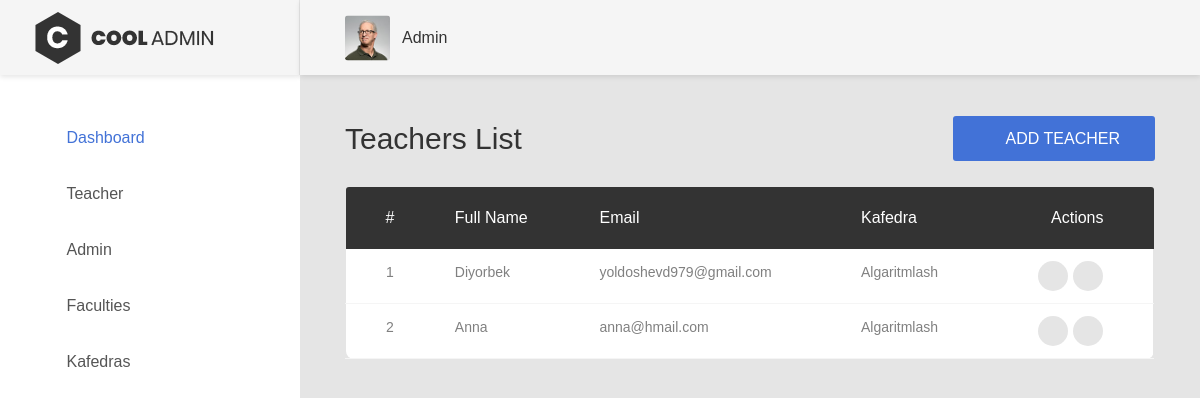
Page /dashboard/teacher/list/ (signed in) on the earlier database version.
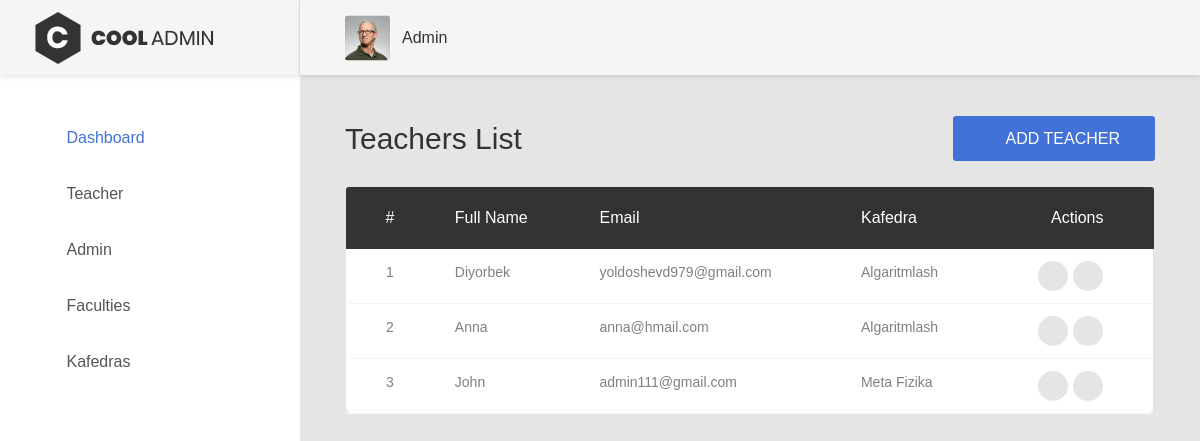
Same page on the later database version.
### unver/models.py (models this page shows, shortened)
class Teachers(models.Model):
    user = models.OneToOneField('Users', models.DO_NOTHING)
    kafedra = models.ForeignKey(Kafedra, models.DO_NOTHING)
    class Meta:
        managed = False
        db_table = 'Teachers'

class Users(models.Model):
    full_name = models.TextField(db_column="full_name")
    email = models.TextField(unique=True)
    password = models.TextField()
    role = models.ForeignKey(Roles, models.DO_NOTHING)
    class Meta:
        managed = False
        db_table = 'Users'

class Kafedra(models.Model):
    name = models.TextField()
    faculty = models.ForeignKey(Faculty, models.DO_NOTHING)
    class Meta:
        managed = False
        db_table = 'Kafedra'

### unver/views.py (the view)
# urls.py: path('teacher/list/', admin_list_teacher, name='teacher_list'),
@login_required_decorator
def admin_list_teacher(request):
    teachers = Teachers.objects.select_related('user', 'kafedra')
    return render(request, 'teacher/list.html', {'teachers': teachers})

### templates/teacher/list.html
{% extends 'base.html' %}
{% load static %}
{% block content %}
<div class="page-container">
    {% include 'userbar.html' %}
    <div class="main-content">
        <div class="section__content section__content--p30">
            <div class="container-fluid">
                <div class="overview-wrap">
                    <h2 class="title-1">Teachers List</h2>
                    <a class="au-btn au-btn-icon au-btn--blue" href="{% url 'teacher_create' %}">
                        <i class="zmdi zmdi-plus"></i>Add Teacher
                    </a>
                </div>
                <br>
                <div class="table-responsive m-b-40">
                    <table class="table table-borderless table-data3">
                        <thead>
                            <tr>
                                <th>#</th>
                                <th>Full Name</th>
                                <th>Email</th>
                                <th>Kafedra</th>
                                <th>Actions</th>
                            </tr>
                        </thead>
                        <tbody>
                            {% for t in teachers %}
                                <tr>
                                    <td>{{ forloop.counter }}</td>
                                    <td>{{ t.user.full_name }}</td>
                                    <td>{{ t.user.email }}</td>
                                    <td>{{ t.kafedra.name }}</td>
                                    <td>
                                        <div class="table-data-feature">
                                            <a class="item" href="{% url 'teacher_edit' pk=t.id %}" title="Edit">
                                                <i class="zmdi zmdi-edit text-warning"></i>
                                            </a>
                                            <a class="item" href="{% url 'teacher_delete' pk=t.id %}" title="Delete">
                                                <i class="zmdi zmdi-delete text-danger"></i>
                                            </a>
                                        </div>
                                    </td>
                                </tr>
                                {% empty %}
                            <tr><td colspan="4">No teachers found</td></tr>
                            {% endfor %}
                        </tbody>
                    </table>
                </div>
            </div>
        </div>
    </div>
</div>
{% endblock %}

Differences in the rows shown:
added Teachers: user.full_name "John", user.email "admin111@gmail.com", kafedra.name "Meta Fizika"
